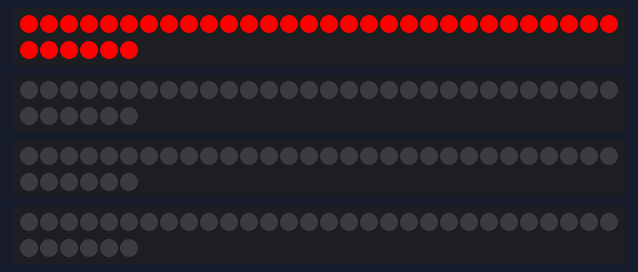
Bench run of a sketch on a simulated Arduino Uno, built with avr-gcc and run on an emulated ATmega328P. On the bench: 4 × 36 RGB LEDs in strip order, left to right, continuing on the next row.

Above: at 0.1 s.
At 1.1 s:
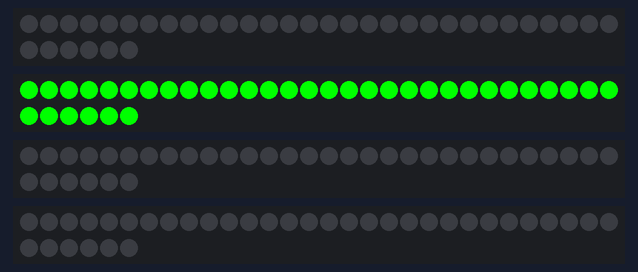
At 2.1 s:
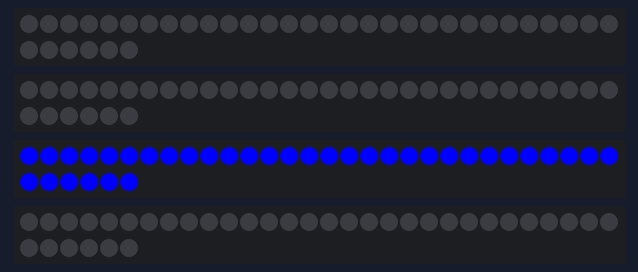
At 3.1 s:
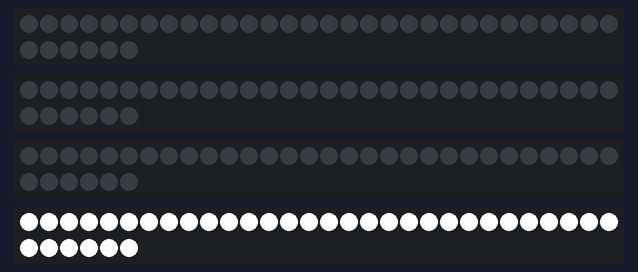

The sketch:

all_blades_working_via_esp_and_sn74_ic.ino
```cpp
#include <Adafruit_NeoPixel.h>

#define NUM_LEDS 36

Adafruit_NeoPixel strip1(NUM_LEDS, 2, NEO_GRB + NEO_KHZ800);
Adafruit_NeoPixel strip2(NUM_LEDS, 3, NEO_GRB + NEO_KHZ800);
Adafruit_NeoPixel strip3(NUM_LEDS, 4, NEO_GRB + NEO_KHZ800);
Adafruit_NeoPixel strip4(NUM_LEDS, 5, NEO_GRB + NEO_KHZ800);

void setup() {
  strip1.begin();
  strip2.begin();
  strip3.begin();
  strip4.begin();

  strip1.show();
  strip2.show();
  strip3.show();
  strip4.show();
}

void fillStrip(Adafruit_NeoPixel &s, uint32_t color) {
  for(int i=0;i<NUM_LEDS;i++) s.setPixelColor(i, color);
  s.show();
}

void loop() {
  fillStrip(strip1, strip1.Color(255,0,0));
  fillStrip(strip2, strip2.Color(0,0,0));
  fillStrip(strip3, strip3.Color(0,0,0));
  fillStrip(strip4, strip4.Color(0,0,0));
  delay(1000);

  fillStrip(strip1, strip1.Color(0,0,0));
  fillStrip(strip2, strip2.Color(0,255,0));
  delay(1000);

  fillStrip(strip2, strip2.Color(0,0,0));
  fillStrip(strip3, strip3.Color(0,0,255));
  delay(1000);

  fillStrip(strip3, strip3.Color(0,0,0));
  fillStrip(strip4, strip4.Color(255,255,255));
  delay(1000);

  fillStrip(strip4, strip4.Color(0,0,0));
}
```

Measured:
- by itself, everything shown: repeats every 4.0 s, in 5 steps
- what the display in image 1 shows lasts 1.0 s, from 1.0 s to 2.0 s
